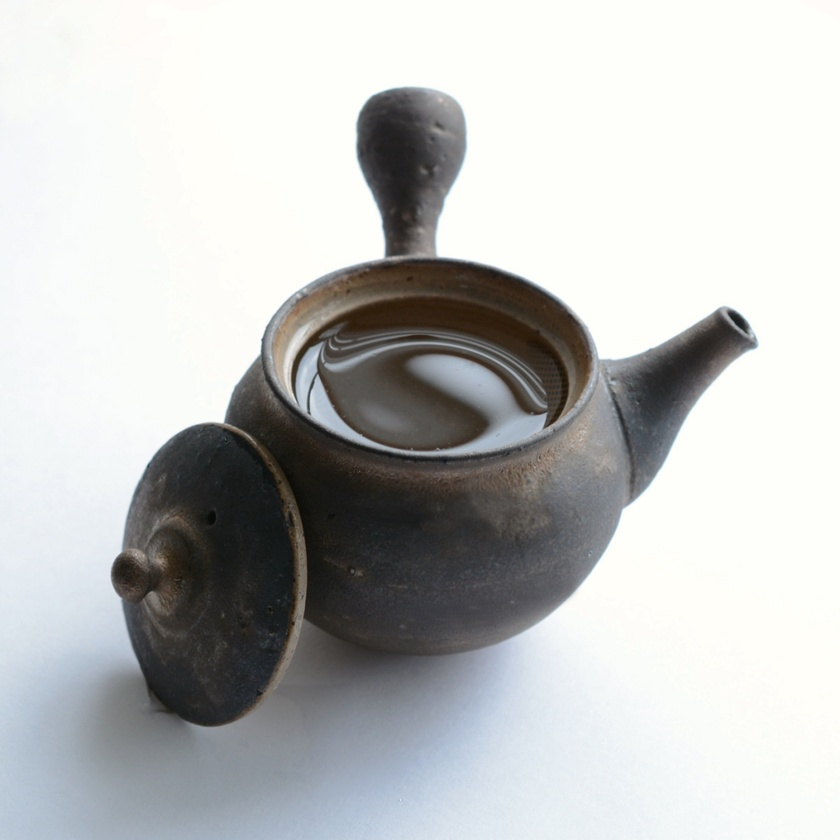
#> input picture Project4/image/teapot.jpg, 840 x 840 px, shrunk from 1024 x 1024 before the run
$ python mirroring.py
#> lines starting #> are read from the running program, lines starting #| are printed output that depends on the picture
from PIL import Image

# Load the image
image_path = '../image/teapot.jpg'
image = Image.open(image_path)
#> image is the input picture: PIL image 840x840 RGB; mean R, G, B 190.9, 192.3, 191.3

# Function to apply mirroring (reflection) across x or y axis
def mirror_image(image, axis, output_path):
#> called with axis = 'x', output_path = '../image/mirrored_image_x.jpg'
    if axis == 'x':
        mirrored_image = image.transpose(Image.FLIP_TOP_BOTTOM)  # Reflect across x-axis (vertical flip)
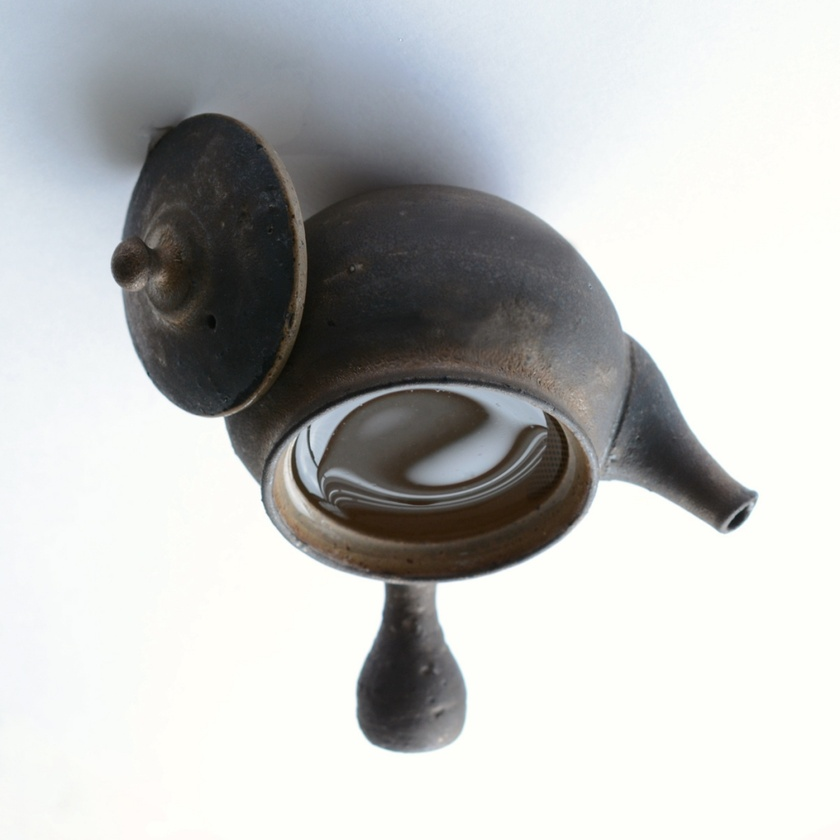
#> mirrored_image: PIL image 840x840 RGB; mean R, G, B 190.9, 192.3, 191.3
    elif axis == 'y':
        mirrored_image = image.transpose(Image.FLIP_LEFT_RIGHT)  # Reflect across y-axis (horizontal flip)
    else:
        raise ValueError("Axis must be 'x' or 'y'")

    mirrored_image.save(output_path)
    return mirrored_image

# Apply mirroring across x and y axes and save images
mirror_image(image, 'x', '../image/mirrored_image_x.jpg')  # Reflection across x-axis
mirror_image(image, 'y', '../image/mirrored_image_y.jpg')  # Reflection across y-axis
#> call 2 of mirror_image, with axis = 'y', output_path = '../image/mirrored_image_y.jpg'
#> in mirror_image (call 2), `mirrored_image = image.transpose(Image.FLIP_LEFT_RIGHT)`:
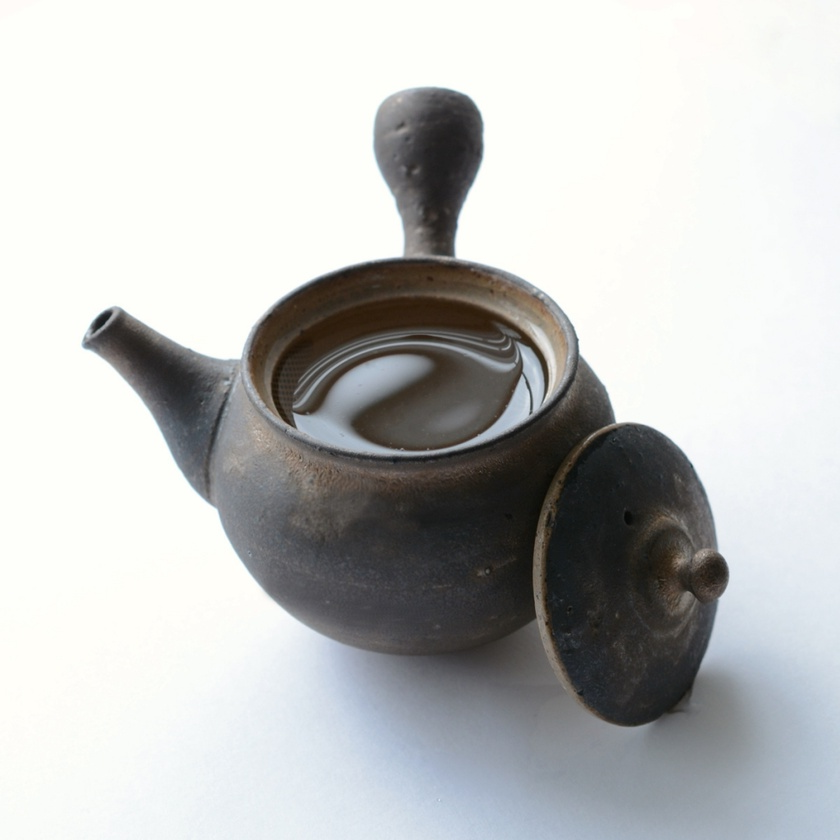
#> mirrored_image: PIL image 840x840 RGB; mean R, G, B 190.9, 192.3, 191.3

print("Mirrored images saved as 'mirrored_image_x.jpg' and 'mirrored_image_y.jpg'")

$ run again, with Project4/image/affine_transformed_image.jpg copied over Project4/image/teapot.jpg
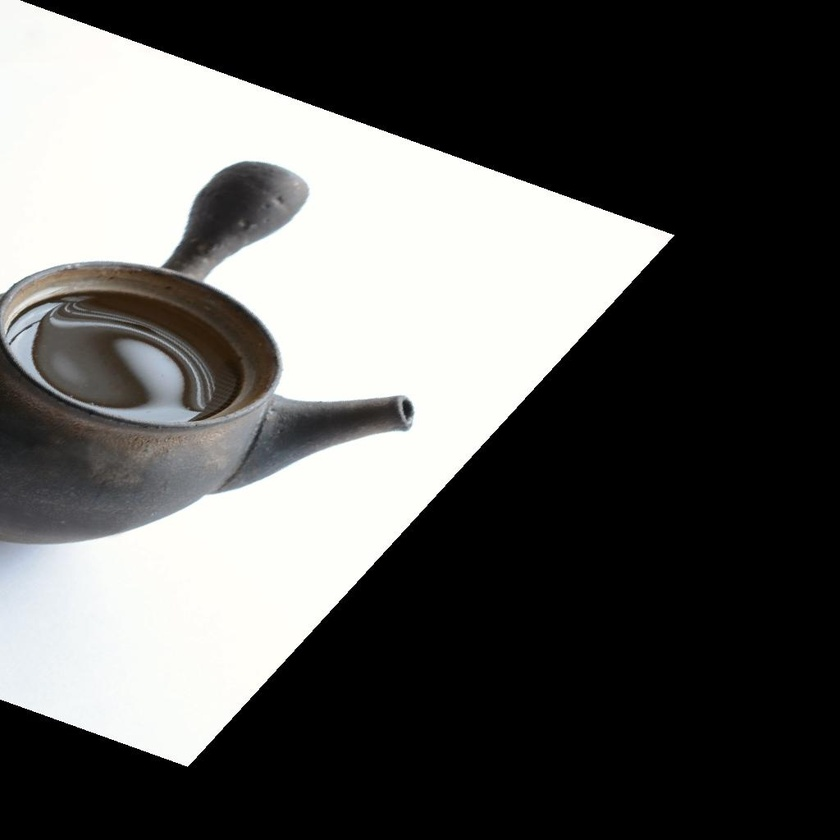
#> input picture Project4/image/affine_transformed_image.jpg, 840 x 840 px, shrunk from 1024 x 1024 before the run
#> image is the input picture: PIL image 840x840 RGB; mean R, G, B 89.9, 89.9, 88.5
#> in mirror_image, `mirrored_image = image.transpose(Image.FLIP_TOP_BOTTOM)`:
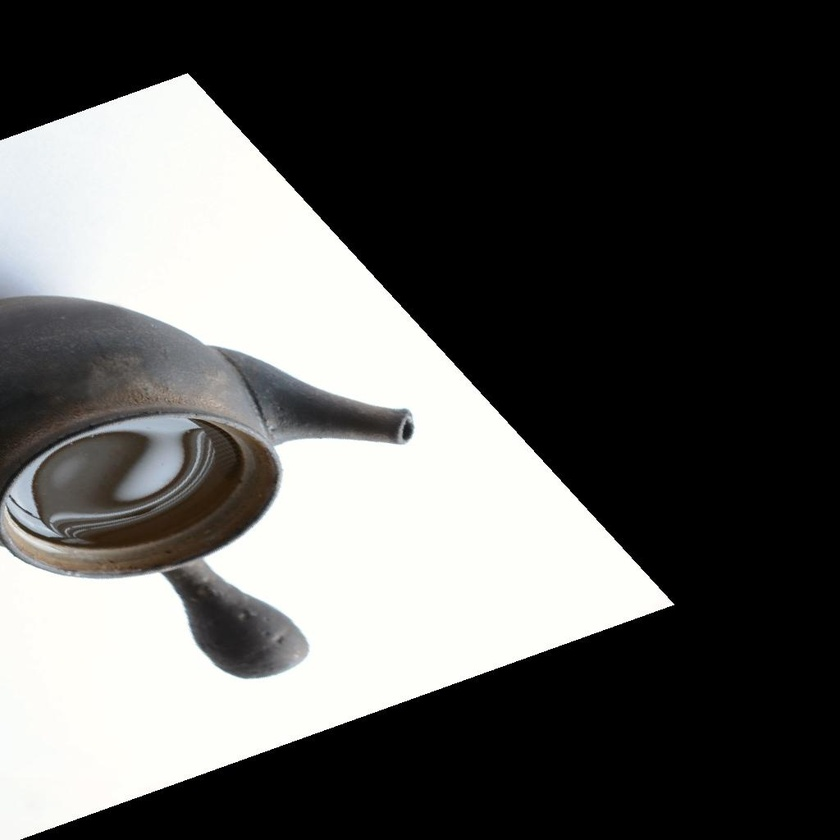
#> mirrored_image: PIL image 840x840 RGB; mean R, G, B 89.9, 89.9, 88.5
#> in mirror_image (call 2), `mirrored_image = image.transpose(Image.FLIP_LEFT_RIGHT)`:
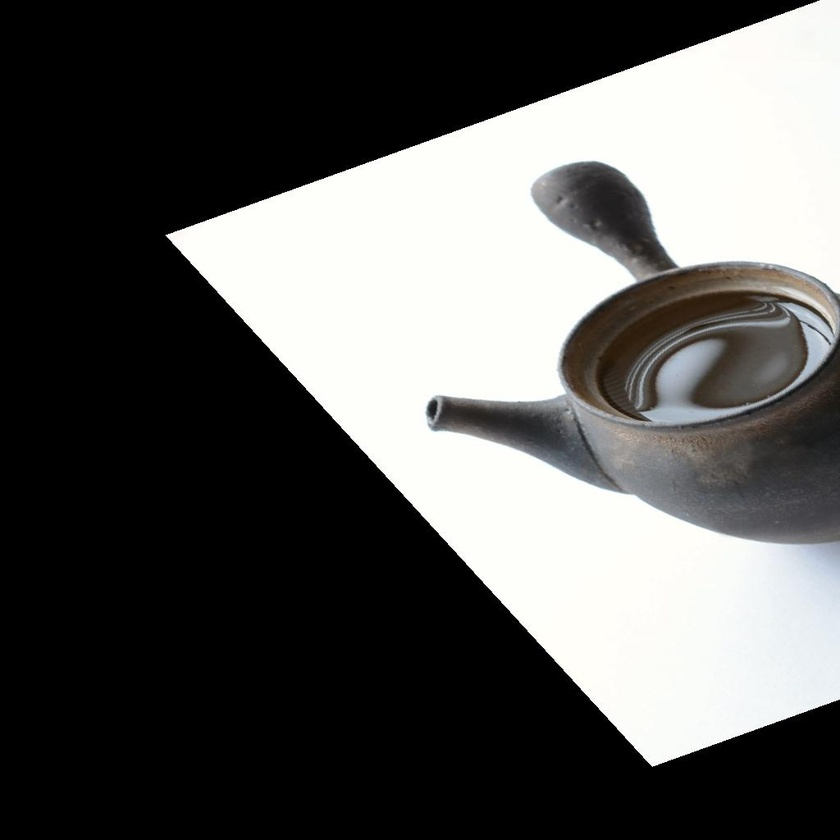
#> mirrored_image: PIL image 840x840 RGB; mean R, G, B 89.9, 89.9, 88.5

$ run again, with Project4/image/high_contrast_image.jpg copied over Project4/image/teapot.jpg
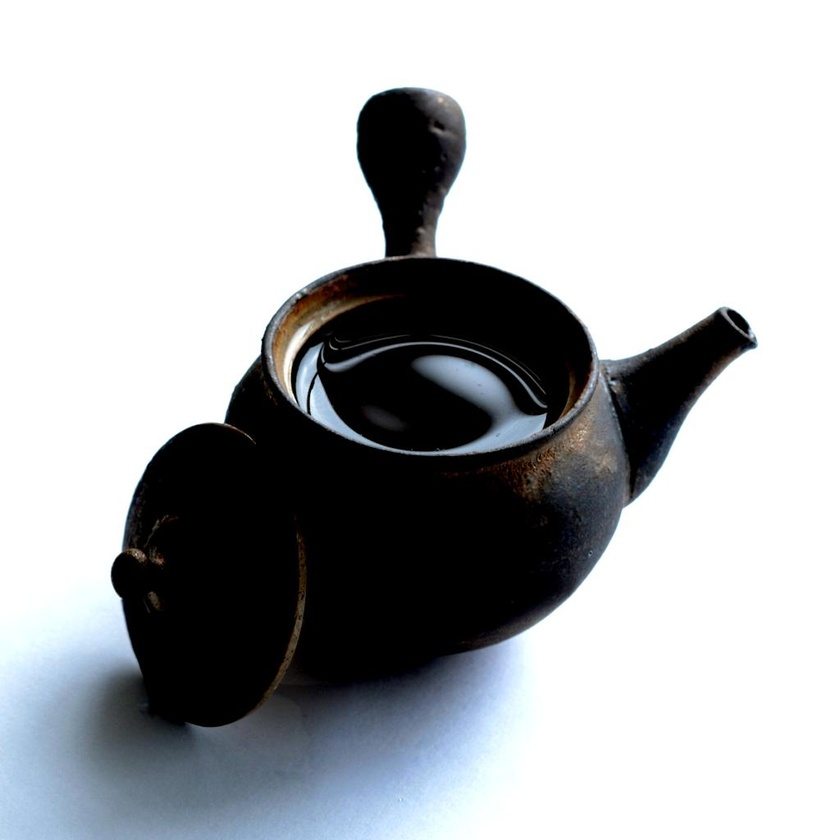
#> input picture Project4/image/high_contrast_image.jpg, 840 x 840 px, shrunk from 1024 x 1024 before the run
#> image is the input picture: PIL image 840x840 RGB; mean R, G, B 174.9, 177.3, 179.9
#> in mirror_image, `mirrored_image = image.transpose(Image.FLIP_TOP_BOTTOM)`:
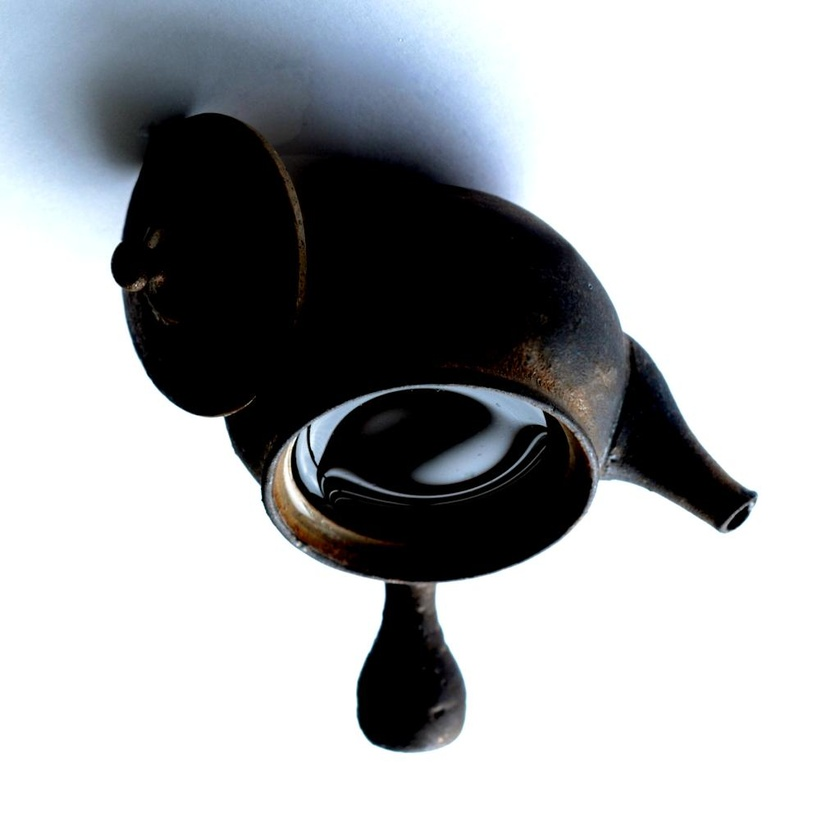
#> mirrored_image: PIL image 840x840 RGB; mean R, G, B 174.9, 177.3, 179.9
#> in mirror_image (call 2), `mirrored_image = image.transpose(Image.FLIP_LEFT_RIGHT)`:
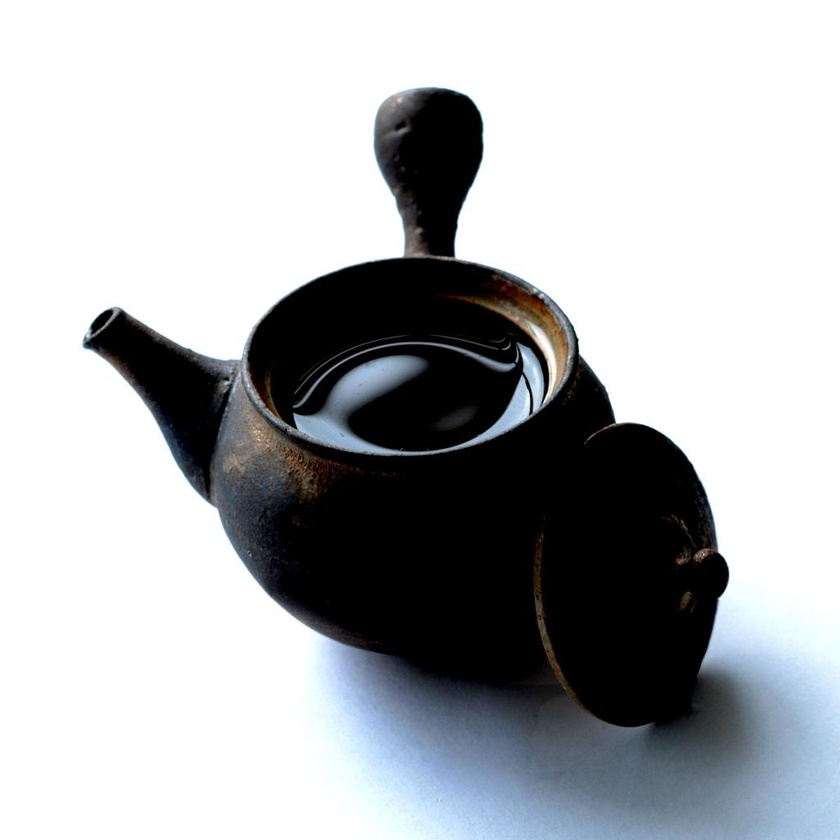
#> mirrored_image: PIL image 840x840 RGB; mean R, G, B 174.9, 177.3, 179.9
